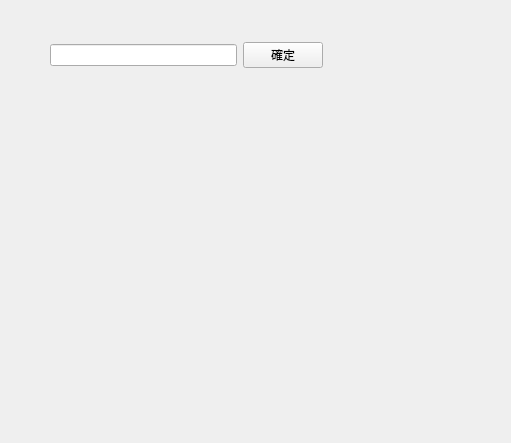
<?xml version="1.0" encoding="UTF-8"?>
<ui version="4.0">
 <class>Form</class>
 <widget class="QWidget" name="Form">
  <property name="geometry">
   <rect>
    <x>0</x>
    <y>0</y>
    <width>511</width>
    <height>443</height>
   </rect>
  </property>
  <property name="windowTitle">
   <string>Form</string>
  </property>
  <widget class="QWidget" name="layoutWidget">
   <property name="geometry">
    <rect>
     <x>50</x>
     <y>40</y>
     <width>273</width>
     <height>30</height>
    </rect>
   </property>
   <layout class="QHBoxLayout" name="horizontalLayout">
    <item>
     <widget class="QLineEdit" name="lineEdit_2"/>
    </item>
    <item>
     <widget class="QPushButton" name="pushButton_2">
      <property name="text">
       <string>確定</string>
      </property>
     </widget>
    </item>
   </layout>
  </widget>
 </widget>
 <resources/>
 <connections/>
</ui>
